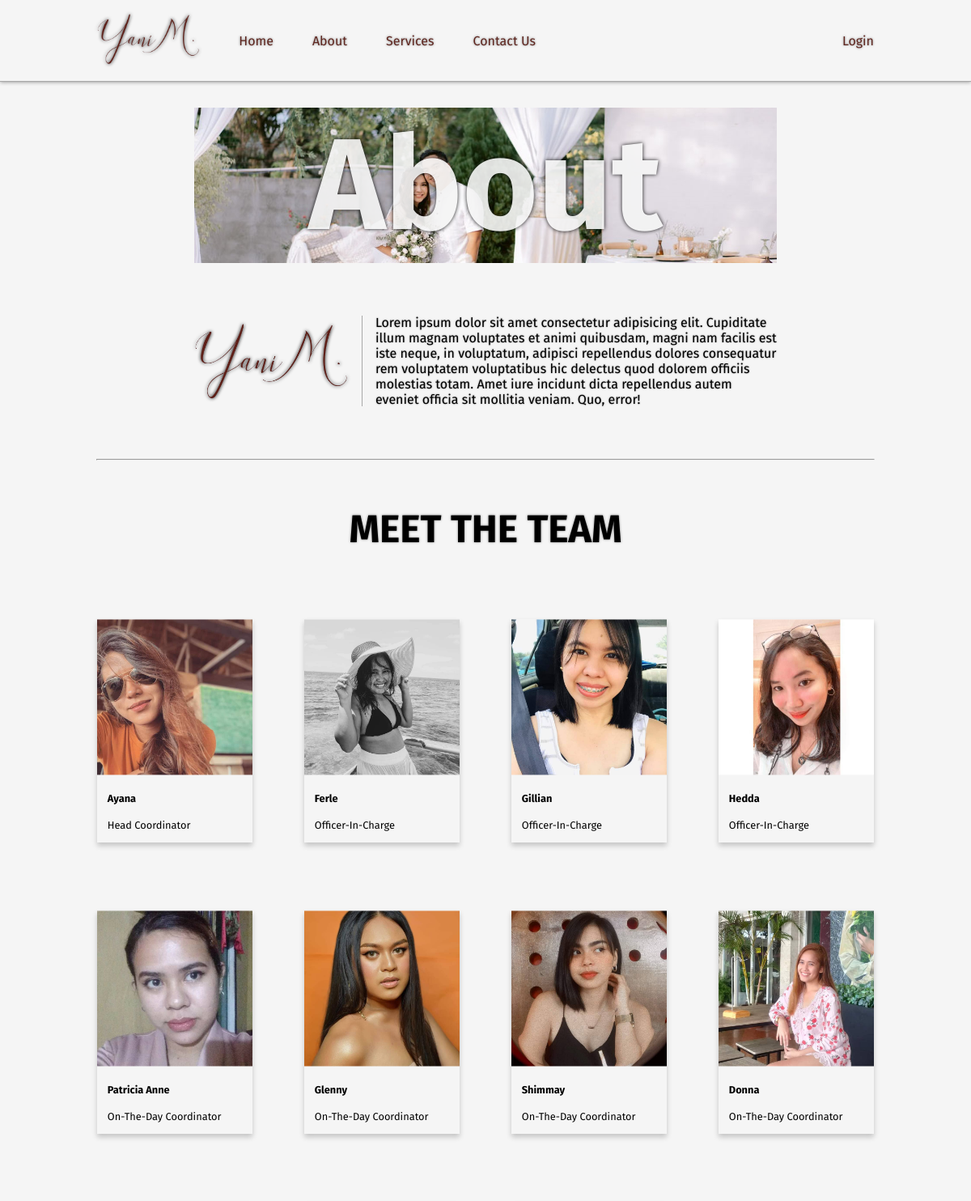
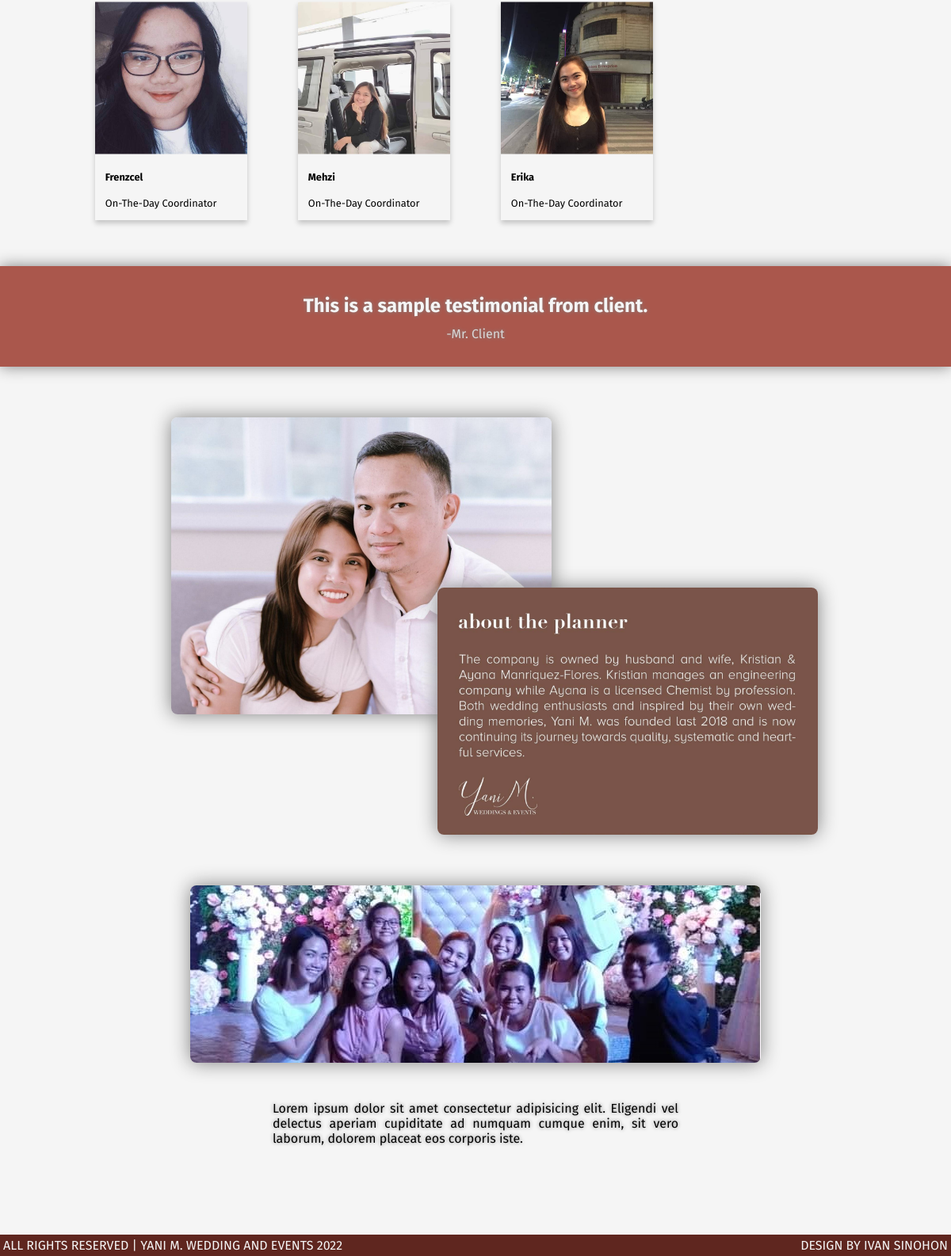
Page /about.php on the committed database (2 pictures, top to bottom).
### tables this page shows
CREATE TABLE `staff` (
  `staff_id` int(11) NOT NULL,
  `staff_img` varchar(255) DEFAULT NULL,
  `staff_fn` varchar(50) NOT NULL,
  `staff_mn` varchar(50) DEFAULT NULL,
  `staff_ln` varchar(50) NOT NULL,
  `staff_email` varchar(100) NOT NULL,
  `staff_contno` varchar(11) NOT NULL,
  `staff_add` varchar(100) NOT NULL,
  `staff_pos` varchar(50) NOT NULL,
  `staff_status` int(1) NOT NULL
);

### about.php (the view, shortened to what this page needs)
<?php
include 'includes/head.php';
?>
<head>
    <link rel="stylesheet" href="styles/about.css">
</head>
<body>
    <?php
    include 'includes/header.php';
    ?>
    <section id="about-intro">
        <img src="images/about-intro.jpg" alt="">
        <h1>About</h1>
    </section>
    <section id="about-info">
        <img src="images/yani-transparent.png" alt="">
        <p>
            Lorem ipsum dolor sit amet consectetur adipisicing elit. Cupiditate illum magnam voluptates et animi quibusdam,
            magni nam facilis est iste neque, in voluptatum, adipisci repellendus dolores consequatur rem voluptatem
            voluptatibus hic delectus quod dolorem officiis molestias totam. Amet iure incidunt dicta repellendus
            autem eveniet officia sit mollitia veniam. Quo, error!
        </p>
    </section>
    <hr>
    <section id="meet-the-team">
        <h1>Meet the Team</h1>
        <div id="coordinator-cards">
            <?php
            $sql = "SELECT * FROM staff WHERE staff_status=1 ORDER by staff_pos ASC";
            $result = $conn->query($sql);
            if ($result->num_rows > 0) {
                while ($row = $result->fetch_assoc()) { ?>
                    <div class="card">
                        <?php if ($row['staff_img'] == NULL) { ?>
                            <img src="images/staff/default.jpg">
                        <?php } else { ?>
                            <img src="images/staff/<?php echo $row['staff_img']; ?>">
                        <?php } ?>
                        <div class="container">
                            <h4><b><?php echo $row['staff_fn']; ?></b></h4>
                            <p><?php echo $row['staff_pos']; ?></p>
                        </div>
                    </div>
            <?php }
            } ?>
        </div>
    </section>
    <section id="testimonial">
        <h1>This is a sample testimonial from client.</h1>
        <p>-Mr. Client</p>
    </section>
    <section id="about-the-planner">
        <img id="pic" src="images/about-the-planner/planner-pic.png" alt="">
        <img id="info" src="images/about-the-planner/about-the-planner.png" alt="">
    </section>
    <section id="team-info">
        <img src="images/team-members/full-team.jpg" alt="">
        <p>Lorem ipsum dolor sit amet consectetur adipisicing elit. Eligendi vel delectus aperiam
            cupiditate ad numquam cumque enim, sit vero laborum, dolorem placeat eos corporis iste.</p>
    </section>
    <?php
    include 'includes/footer.php';
    ?>
</body>
</html>

### styles/shared.css (style rules this page uses)
body { font-family: "Fira Sans", sans-serif; margin: 0; background-color: whitesmoke; }
hr { width: 80vw; }

### styles/about.css (style rules this page uses)
#about-intro { display: flex; flex-direction: column; align-items: center; justify-content: center; margin: 2rem 0; }
#about-intro img { width: 60vw; height: 12rem; object-fit: cover; }
#about-intro h1 { position: absolute; font-size: 10rem; color: whitesmoke; text-shadow: 0 0 5px black; opacity: 0.9; }
#about-info { display: flex; width: 60vw; align-items: center; justify-content: center; margin: 3rem auto; }
#about-info img { height: 6rem; filter: drop-shadow(0px 0px 2px black); }
#about-info p { text-shadow: 0 0 2px gray; }
#meet-the-team { display: flex; flex-direction: column; width: 80vw; align-items: center; justify-content: center; margin: 1rem auto; }
#meet-the-team h1 { text-align: center; font-size: 3rem; text-transform: uppercase; text-shadow: 0 0 3px gray; }
.card { box-shadow: 0 4px 8px 0 rgba(0, 0, 0, 0.2); transition: 0.3s; margin: 0.5rem; }
.container { padding: 2px 16px; }
#coordinator-cards { display: grid; grid-template-columns: 1fr 1fr 1fr 1fr; justify-content: center; align-items: center; }
#coordinator-cards img { width: 15rem; height: 15rem; object-fit: cover; }
#coordinator-cards .card { transform: scale(0.8); }
#testimonial { display: flex; flex-direction: column; justify-content: center; align-items: center; background-color: rgb(170, 87, 76); padding: 1rem; box-shadow: 0 0 18px gray; color: whitesmoke; text-shadow: 0 0 5px gray; }
#testimonial p { margin-top: -0.5rem; color: rgb(216, 216, 216); }
#about-the-planner { display: flex; flex-direction: column; justify-content: center; align-items: center; margin: 4rem 0; }
#about-the-planner img { box-shadow: 0 0 25px gray; border-radius: 0.5rem; }
#pic { margin-left: -18rem; width: 40vw; }
#info { margin-right: -24rem; margin-top: -10rem; width: 40vw; }
#team-info { display: flex; flex-direction: column; justify-content: center; align-items: center; margin: 2rem; }
#team-info img { width: 60vw; height: 14rem; object-fit: cover; box-shadow: 0 0 25px gray; border-radius: 0.5rem; }
#team-info p { width: 32rem; text-align: justify; text-shadow: 0 0 5px gray; padding: 2rem; }

### rows in the picture
staff: staff_img (picture), staff_fn "Ayana", staff_pos "Head Coordinator"
staff: staff_img (picture), staff_fn "Ferle", staff_pos "Officer-In-Charge"
staff: staff_img (picture), staff_fn "Gillian", staff_pos "Officer-In-Charge"
staff: staff_img (picture), staff_fn "Hedda", staff_pos "Officer-In-Charge"
staff: staff_img (picture), staff_fn "Patricia Anne", staff_pos "On-The-Day Coordinator"
staff: staff_img (picture), staff_fn "Glenny", staff_pos "On-The-Day Coordinator"
staff: staff_img (picture), staff_fn "Shimmay", staff_pos "On-The-Day Coordinator"
staff: staff_img (picture), staff_fn "Donna", staff_pos "On-The-Day Coordinator"
staff: staff_img (picture), staff_fn "Frenzcel", staff_pos "On-The-Day Coordinator"
staff: staff_img (picture), staff_fn "Mehzi", staff_pos "On-The-Day Coordinator"
staff: staff_img (picture), staff_fn "Erika", staff_pos "On-The-Day Coordinator"
